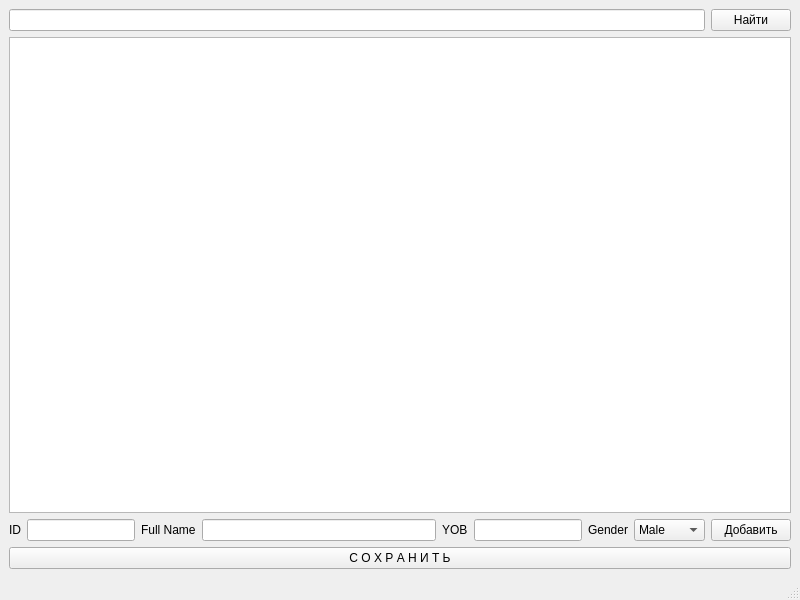
<?xml version="1.0" encoding="UTF-8"?>
<ui version="4.0">
 <class>MainWindow</class>
 <widget class="QMainWindow" name="MainWindow">
  <property name="geometry">
   <rect>
    <x>0</x>
    <y>0</y>
    <width>800</width>
    <height>600</height>
   </rect>
  </property>
  <property name="windowTitle">
   <string>MainWindow</string>
  </property>
  <widget class="QWidget" name="centralwidget">
   <layout class="QVBoxLayout" name="verticalLayout">
    <item>
     <layout class="QHBoxLayout" name="horizontalLayout">
      <item>
       <widget class="QLineEdit" name="editSearch"/>
      </item>
      <item>
       <widget class="QPushButton" name="buttonFind">
        <property name="text">
         <string>Найти</string>
        </property>
       </widget>
      </item>
     </layout>
    </item>
    <item>
     <widget class="MyTextBrowser" name="textBrowser"/>
    </item>
    <item>
     <layout class="QHBoxLayout" name="putForm" stretch="0,0,0,1,0,0,0,0,0">
      <item>
       <widget class="QLabel" name="idLabel">
        <property name="text">
         <string>ID</string>
        </property>
       </widget>
      </item>
      <item>
       <widget class="QLineEdit" name="putID"/>
      </item>
      <item>
       <widget class="QLabel" name="nameLabel">
        <property name="text">
         <string>Full Name</string>
        </property>
       </widget>
      </item>
      <item>
       <widget class="QLineEdit" name="putName"/>
      </item>
      <item>
       <widget class="QLabel" name="label">
        <property name="text">
         <string>YOB</string>
        </property>
       </widget>
      </item>
      <item>
       <widget class="QLineEdit" name="putYear"/>
      </item>
      <item>
       <widget class="QLabel" name="label_2">
        <property name="text">
         <string>Gender</string>
        </property>
       </widget>
      </item>
      <item>
       <widget class="QComboBox" name="genderBox">
        <item>
         <property name="text">
          <string>Male</string>
         </property>
        </item>
        <item>
         <property name="text">
          <string>Female</string>
         </property>
        </item>
       </widget>
      </item>
      <item>
       <widget class="QPushButton" name="putBut">
        <property name="text">
         <string>Добавить</string>
        </property>
       </widget>
      </item>
     </layout>
    </item>
    <item>
     <widget class="QPushButton" name="saveBut">
      <property name="text">
       <string>С О Х Р А Н И Т Ь</string>
      </property>
     </widget>
    </item>
   </layout>
  </widget>
  <widget class="QMenuBar" name="menubar">
   <property name="geometry">
    <rect>
     <x>0</x>
     <y>0</y>
     <width>800</width>
     <height>21</height>
    </rect>
   </property>
  </widget>
  <widget class="QStatusBar" name="statusbar"/>
 </widget>
 <customwidgets>
  <customwidget>
   <class>MyTextBrowser</class>
   <extends>QTextBrowser</extends>
   <header>mytextbrowser.h</header>
  </customwidget>
 </customwidgets>
 <resources/>
 <connections>
  <connection>
   <sender>putBut</sender>
   <signal>clicked()</signal>
   <receiver>MainWindow</receiver>
   <slot>addEmployee()</slot>
   <hints>
    <hint type="sourcelabel">
     <x>767</x>
     <y>523</y>
    </hint>
    <hint type="destinationlabel">
     <x>625</x>
     <y>511</y>
    </hint>
   </hints>
  </connection>
  <connection>
   <sender>buttonFind</sender>
   <signal>clicked()</signal>
   <receiver>MainWindow</receiver>
   <slot>findEmployee()</slot>
   <hints>
    <hint type="sourcelabel">
     <x>740</x>
     <y>38</y>
    </hint>
    <hint type="destinationlabel">
     <x>639</x>
     <y>59</y>
    </hint>
   </hints>
  </connection>
  <connection>
   <sender>saveBut</sender>
   <signal>clicked()</signal>
   <receiver>MainWindow</receiver>
   <slot>saveFile()</slot>
   <hints>
    <hint type="sourcelabel">
     <x>403</x>
     <y>555</y>
    </hint>
    <hint type="destinationlabel">
     <x>189</x>
     <y>510</y>
    </hint>
   </hints>
  </connection>
 </connections>
 <slots>
  <slot>findEmployee()</slot>
  <slot>addEmployee()</slot>
  <slot>saveFile()</slot>
 </slots>
</ui>
